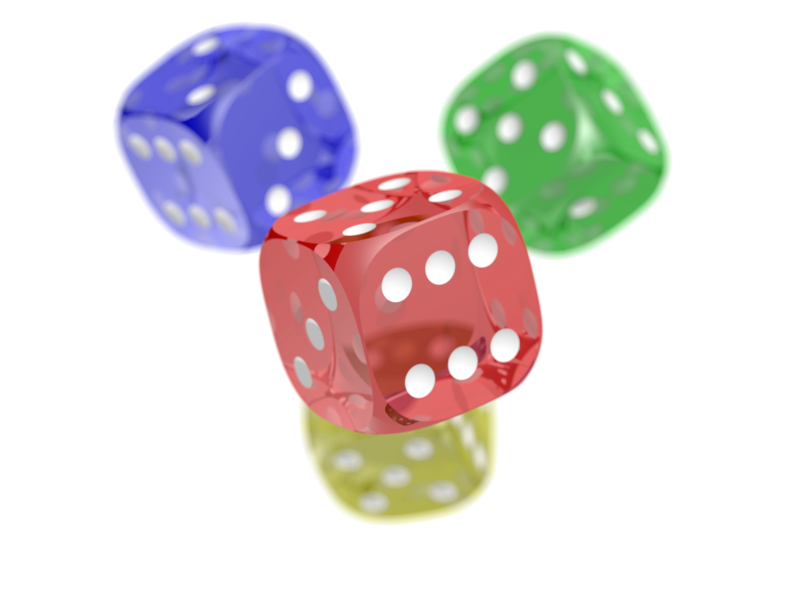
#> input picture assets/dice.png, 800 x 600 px
$ python main.py
#> lines starting #> are read from the running program, lines starting #| are printed output that depends on the picture
#> further down, msg_img is the input picture: PIL image 800x600 RGBA; mean R, G, B, A 46, 39.9, 38.3, 67.9
from PIL import Image

# replacing 3 LSB of B with 3 MSB of a
def lsb_code(A: int, B: int) -> int:
	a = A >> 5
	b = B & 248
	C = b + a
	return C

def lsb_decode(C: int) -> int:
	a = C & 7
	A = a << 5
	return A

# [11 lines of commented-out code are left out]
def code_picture(picture: Image, message: str) -> Image:
#> called with message = 'Be urself other already exist'
	if picture.mode == "RGBA":
		r, g, b, a = picture.split()
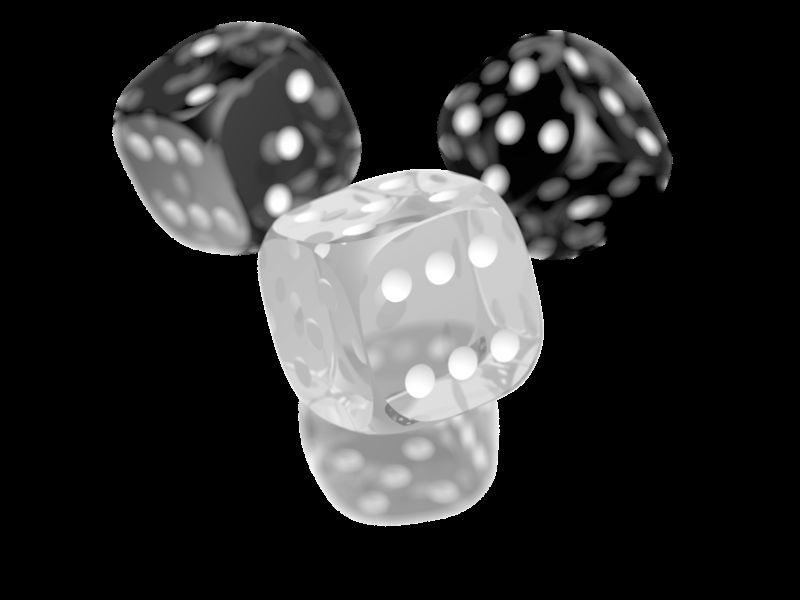
#> r: PIL image 800x600 L; min 0, max 255, mean 46
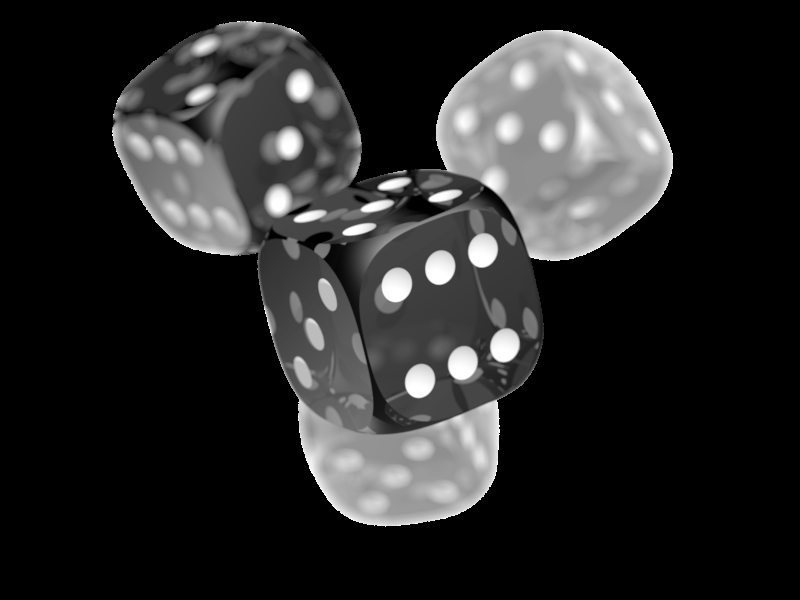
#> g: PIL image 800x600 L; min 0, max 255, mean 39.9
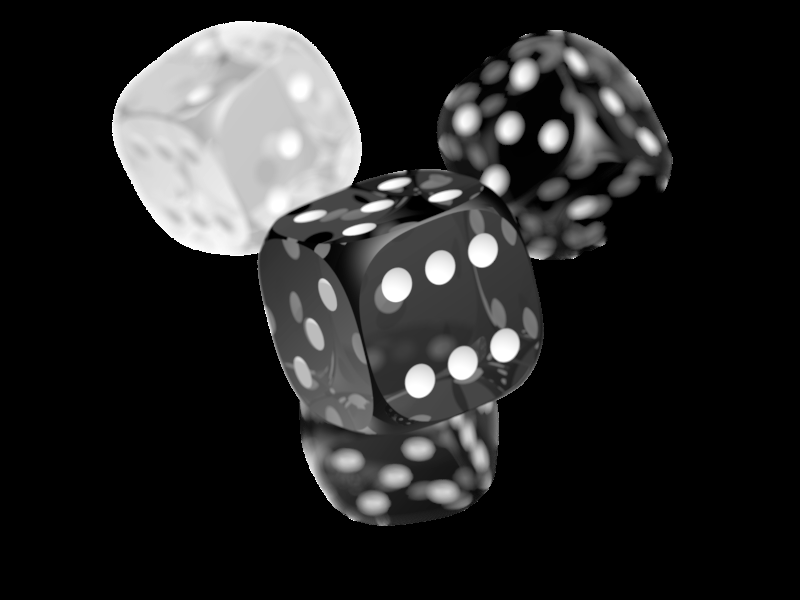
#> b: PIL image 800x600 L; min 0, max 255, mean 38.3
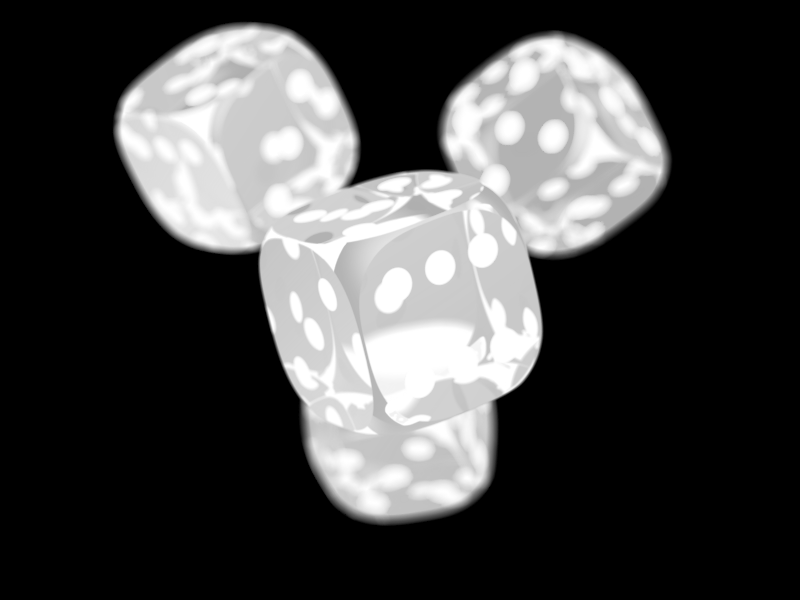
#> a: PIL image 800x600 L; min 0, max 255, mean 67.9
	else:
		r, g, b = picture.split()
	data_r = list(r.getdata())
#> data_r = 480000 items
	data_g = list(g.getdata())
#> data_g = 480000 items
	data_b = list(b.getdata())
#> data_b = 480000 items
	if len(message) > 265 or len(message) > len(data_r)-1:
		print("Try shorter msg")
		return
	data_r[0] = lsb_code(len(message), data_r[0])
	data_g[0] = lsb_code(len(message) << 3, data_g[0])
	data_b[0] = lsb_code(len(message) << 6, data_b[0])

	i = 1
	for c in message:
		data_r[i] = lsb_code(ord(c), data_r[i])
		data_g[i] = lsb_code(ord(c)<<3, data_g[i])
		data_b[i] = lsb_code(ord(c)<<6, data_b[i])
		i+=1
		r.putdata(data_r)
		g.putdata(data_g)
		b.putdata(data_b)
#> after the loop, i = 30
	if picture.mode == "RGBA":
		new_pic = Image.merge(picture.mode, (r, g, b, a))
	else:
		new_pic = Image.merge(picture.mode, (r, g, b))
	return new_pic

# Step 3
def decode_picture(picture: Image) -> str:
	if picture.mode == "RGBA":
		r, g, b, a = picture.split()
	else:
		r, g, b = picture.split()
	data_r = list(r.getdata())
#> data_r = 480000 items
	data_g = list(g.getdata())
#> data_g = 480000 items
	data_b = list(b.getdata())
#> data_b = 480000 items
	len_message = lsb_decode(data_r[0])+(lsb_decode(data_g[0])>>3)+(lsb_decode(data_b[0])>>6)
#> len_message = 29
	message = []
	for i in range(1, len_message+1):
		c = chr(lsb_decode(data_r[i])+(lsb_decode(data_g[i])>>3)+(lsb_decode(data_b[i])>>6))
		# print(c)
		message.append(c)
#> this loop made 29 passes
#> c on passes 1 to 12: 'B', 'e', ' ', 'u', 'r', 's', 'e', 'l', 'f', ' ', 'o', 't'
#> after the loop, message = 29 items, first 6: 'B', 'e', ' ', 'u', 'r', 's'
	return "".join(message)

msg_str = "Be urself other already exist"
msg_img = Image.open("./assets/dice.png")
imgWithMsg = code_picture(msg_img,msg_str)
imgWithMsg.save("./results/dice_en.png")
print("mode: ", Image.open("./results/dice_en.png").mode)
st = decode_picture(Image.open("./results/dice_en.png"))
#> st = 'Be urself other already exist'
print(st)
#| Be urself other already exist
